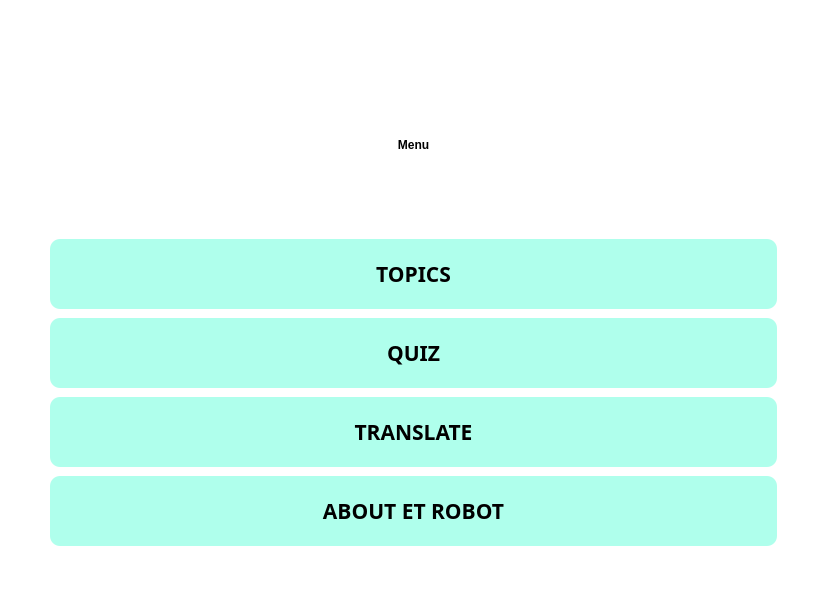
<?xml version="1.0" encoding="UTF-8"?>
<ui version="4.0">
 <class>Form</class>
 <widget class="QWidget" name="Form">
  <property name="geometry">
   <rect>
    <x>0</x>
    <y>0</y>
    <width>827</width>
    <height>596</height>
   </rect>
  </property>
  <property name="windowTitle">
   <string>Main Menu</string>
  </property>
  <property name="styleSheet">
   <string notr="true">
background-color: #fff;</string>
  </property>
  <layout class="QGridLayout" name="gridLayout">
   <property name="leftMargin">
    <number>0</number>
   </property>
   <property name="topMargin">
    <number>0</number>
   </property>
   <property name="rightMargin">
    <number>0</number>
   </property>
   <property name="bottomMargin">
    <number>0</number>
   </property>
   <property name="horizontalSpacing">
    <number>9</number>
   </property>
   <item row="0" column="0">
    <widget class="QWidget" name="widget" native="true">
     <layout class="QVBoxLayout" name="verticalLayout_2">
      <property name="spacing">
       <number>9</number>
      </property>
      <property name="leftMargin">
       <number>50</number>
      </property>
      <property name="topMargin">
       <number>60</number>
      </property>
      <property name="rightMargin">
       <number>50</number>
      </property>
      <property name="bottomMargin">
       <number>70</number>
      </property>
      <item>
       <widget class="QLabel" name="Title">
        <property name="minimumSize">
         <size>
          <width>0</width>
          <height>170</height>
         </size>
        </property>
        <property name="baseSize">
         <size>
          <width>1024</width>
          <height>600</height>
         </size>
        </property>
        <property name="styleSheet">
         <string notr="true">font: 87 32pt &quot;Gilroy&quot;;
font-weight: 900;</string>
        </property>
        <property name="text">
         <string>Menu</string>
        </property>
        <property name="alignment">
         <set>Qt::AlignCenter</set>
        </property>
        <property name="wordWrap">
         <bool>true</bool>
        </property>
        <property name="textInteractionFlags">
         <set>Qt::LinksAccessibleByMouse</set>
        </property>
       </widget>
      </item>
      <item>
       <widget class="QPushButton" name="btnTopics">
        <property name="font">
         <font>
          <family>Gilroy</family>
          <pointsize>16</pointsize>
          <weight>75</weight>
          <bold>true</bold>
         </font>
        </property>
        <property name="cursor">
         <cursorShape>PointingHandCursor</cursorShape>
        </property>
        <property name="styleSheet">
         <string notr="true">#btnTopics{
	background-color: #AFFFEC;
	color: black; 
	font-family: 'Gilroy';
	font-weight: 600;
	border-radius: 10px;
	padding: 20px;
}</string>
        </property>
        <property name="text">
         <string>TOPICS</string>
        </property>
        <property name="autoDefault">
         <bool>true</bool>
        </property>
        <property name="default">
         <bool>true</bool>
        </property>
        <property name="flat">
         <bool>true</bool>
        </property>
       </widget>
      </item>
      <item>
       <widget class="QPushButton" name="btnQuiz">
        <property name="font">
         <font>
          <family>Gilroy</family>
          <pointsize>16</pointsize>
          <weight>75</weight>
          <bold>true</bold>
         </font>
        </property>
        <property name="cursor">
         <cursorShape>PointingHandCursor</cursorShape>
        </property>
        <property name="styleSheet">
         <string notr="true">background-color: #AFFFEC;
	color: black; 
	font-family: 'Gilroy';
	font-weight: 600;
	border-radius: 10px;
	padding: 20px;
</string>
        </property>
        <property name="text">
         <string>QUIZ</string>
        </property>
        <property name="autoDefault">
         <bool>true</bool>
        </property>
        <property name="default">
         <bool>true</bool>
        </property>
        <property name="flat">
         <bool>true</bool>
        </property>
       </widget>
      </item>
      <item>
       <widget class="QPushButton" name="btnTranslate">
        <property name="font">
         <font>
          <family>Gilroy</family>
          <pointsize>16</pointsize>
          <weight>75</weight>
          <bold>true</bold>
         </font>
        </property>
        <property name="cursor">
         <cursorShape>PointingHandCursor</cursorShape>
        </property>
        <property name="styleSheet">
         <string notr="true">background-color: #AFFFEC;
	color: black; 
	font-family: 'Gilroy';
	font-weight: 600;
	border-radius: 10px;
	padding: 20px;
</string>
        </property>
        <property name="text">
         <string>TRANSLATE</string>
        </property>
        <property name="autoDefault">
         <bool>true</bool>
        </property>
        <property name="default">
         <bool>true</bool>
        </property>
        <property name="flat">
         <bool>true</bool>
        </property>
       </widget>
      </item>
      <item>
       <widget class="QPushButton" name="btnAbout">
        <property name="font">
         <font>
          <family>Gilroy</family>
          <pointsize>16</pointsize>
          <weight>75</weight>
          <bold>true</bold>
         </font>
        </property>
        <property name="cursor">
         <cursorShape>PointingHandCursor</cursorShape>
        </property>
        <property name="styleSheet">
         <string notr="true">background-color: #AFFFEC;
	color: black; 
	font-family: 'Gilroy';
	font-weight: 600;
	border-radius: 10px;
	padding: 20px;
</string>
        </property>
        <property name="text">
         <string>ABOUT ET ROBOT</string>
        </property>
        <property name="autoDefault">
         <bool>true</bool>
        </property>
        <property name="default">
         <bool>true</bool>
        </property>
        <property name="flat">
         <bool>true</bool>
        </property>
       </widget>
      </item>
     </layout>
    </widget>
   </item>
  </layout>
 </widget>
 <resources/>
 <connections/>
</ui>
